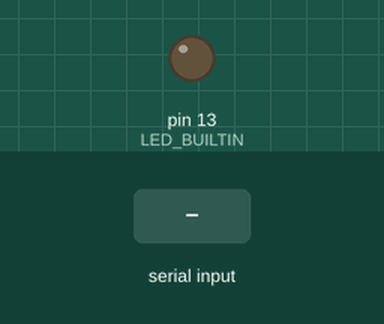
The sketch below on a simulated Arduino Uno, built with avr-gcc and run on an emulated ATmega328P. On the bench: output pins drawn as LEDs (lit = HIGH). The inputs (shaded band) are chosen by the test bench.

Above: at 1.2 s.
1.3 s: "23\n" received over Serial
At 1.42 s:
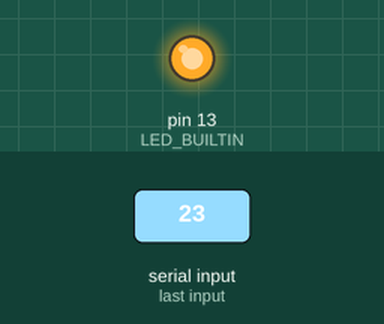
Timing chart, 0 to 4.3 s (numbered marks = the images above; inputs shaded):
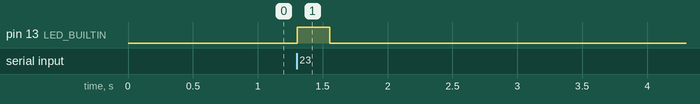

Measured:
- after the input at 1.3 s, pin 13 (LED_BUILTIN): LOW → HIGH at once, → LOW 0.25 s later

The sketch:

serialCommInput.ino
```cpp
void setup() {
  // put your setup code here, to run once:
  Serial.begin(9600);
  pinMode(LED_BUILTIN, OUTPUT);
}

void loop() {
  // Initialize variables
  String strMsg;
  int intMsg;

  // See if data is available on the serial port
  if (Serial.available()) {
    // Read in data
    intMsg = readInt();

    // See if message matches
    if (intMsg == 23) {
      // Flash LED
      digitalWrite(LED_BUILTIN, HIGH);
      delay(250);
      digitalWrite(LED_BUILTIN, LOW);
      delay(250);
    }
  }
}

String readStr() {
  String msg;

  // Read in data
  msg = Serial.readString();
  // Trim leading or trailing whitespace
  msg.trim();

  return msg;
}

int readInt() {
  int msg;

  // Read in data
  msg = Serial.parseInt();

  return msg;
}
```
